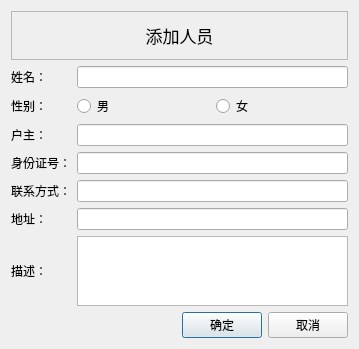
<?xml version="1.0" encoding="UTF-8"?>
<ui version="4.0">
 <class>PatientAddDialog</class>
 <widget class="QDialog" name="PatientAddDialog">
  <property name="geometry">
   <rect>
    <x>0</x>
    <y>0</y>
    <width>359</width>
    <height>342</height>
   </rect>
  </property>
  <property name="windowTitle">
   <string>PatientAddDialog</string>
  </property>
  <layout class="QVBoxLayout" name="verticalLayout">
   <item>
    <widget class="QFrame" name="frame">
     <property name="frameShape">
      <enum>QFrame::StyledPanel</enum>
     </property>
     <property name="frameShadow">
      <enum>QFrame::Raised</enum>
     </property>
     <layout class="QHBoxLayout" name="horizontalLayout">
      <item>
       <widget class="QLabel" name="label">
        <property name="font">
         <font>
          <family>微软雅黑</family>
          <pointsize>13</pointsize>
         </font>
        </property>
        <property name="text">
         <string>添加人员</string>
        </property>
        <property name="alignment">
         <set>Qt::AlignCenter</set>
        </property>
       </widget>
      </item>
     </layout>
    </widget>
   </item>
   <item>
    <layout class="QHBoxLayout" name="horizontalLayout_2">
     <item>
      <widget class="QLabel" name="label_2">
       <property name="sizePolicy">
        <sizepolicy hsizetype="Fixed" vsizetype="Preferred">
         <horstretch>0</horstretch>
         <verstretch>0</verstretch>
        </sizepolicy>
       </property>
       <property name="minimumSize">
        <size>
         <width>60</width>
         <height>0</height>
        </size>
       </property>
       <property name="text">
        <string>姓名：</string>
       </property>
      </widget>
     </item>
     <item>
      <widget class="QLineEdit" name="lineEdit"/>
     </item>
    </layout>
   </item>
   <item>
    <layout class="QHBoxLayout" name="horizontalLayout_3">
     <item>
      <widget class="QLabel" name="label_3">
       <property name="sizePolicy">
        <sizepolicy hsizetype="Fixed" vsizetype="Preferred">
         <horstretch>0</horstretch>
         <verstretch>0</verstretch>
        </sizepolicy>
       </property>
       <property name="minimumSize">
        <size>
         <width>60</width>
         <height>0</height>
        </size>
       </property>
       <property name="text">
        <string>性别：</string>
       </property>
      </widget>
     </item>
     <item>
      <widget class="QRadioButton" name="radioButton">
       <property name="font">
        <font>
         <family>微软雅黑</family>
        </font>
       </property>
       <property name="text">
        <string>男</string>
       </property>
      </widget>
     </item>
     <item>
      <widget class="QRadioButton" name="radioButton_2">
       <property name="font">
        <font>
         <family>微软雅黑</family>
        </font>
       </property>
       <property name="text">
        <string>女</string>
       </property>
      </widget>
     </item>
    </layout>
   </item>
   <item>
    <layout class="QHBoxLayout" name="horizontalLayout_4">
     <item>
      <widget class="QLabel" name="label_4">
       <property name="sizePolicy">
        <sizepolicy hsizetype="Fixed" vsizetype="Preferred">
         <horstretch>0</horstretch>
         <verstretch>0</verstretch>
        </sizepolicy>
       </property>
       <property name="minimumSize">
        <size>
         <width>60</width>
         <height>0</height>
        </size>
       </property>
       <property name="text">
        <string>户主：</string>
       </property>
      </widget>
     </item>
     <item>
      <widget class="QLineEdit" name="lineEdit_3"/>
     </item>
    </layout>
   </item>
   <item>
    <layout class="QHBoxLayout" name="horizontalLayout_5">
     <item>
      <widget class="QLabel" name="label_5">
       <property name="sizePolicy">
        <sizepolicy hsizetype="Fixed" vsizetype="Preferred">
         <horstretch>0</horstretch>
         <verstretch>0</verstretch>
        </sizepolicy>
       </property>
       <property name="minimumSize">
        <size>
         <width>60</width>
         <height>0</height>
        </size>
       </property>
       <property name="text">
        <string>身份证号：</string>
       </property>
      </widget>
     </item>
     <item>
      <widget class="QLineEdit" name="lineEdit_4"/>
     </item>
    </layout>
   </item>
   <item>
    <layout class="QHBoxLayout" name="horizontalLayout_6">
     <item>
      <widget class="QLabel" name="label_6">
       <property name="sizePolicy">
        <sizepolicy hsizetype="Fixed" vsizetype="Preferred">
         <horstretch>0</horstretch>
         <verstretch>0</verstretch>
        </sizepolicy>
       </property>
       <property name="minimumSize">
        <size>
         <width>60</width>
         <height>0</height>
        </size>
       </property>
       <property name="text">
        <string>联系方式：</string>
       </property>
      </widget>
     </item>
     <item>
      <widget class="QLineEdit" name="lineEdit_5"/>
     </item>
    </layout>
   </item>
   <item>
    <layout class="QHBoxLayout" name="horizontalLayout_7">
     <item>
      <widget class="QLabel" name="label_7">
       <property name="sizePolicy">
        <sizepolicy hsizetype="Fixed" vsizetype="Preferred">
         <horstretch>0</horstretch>
         <verstretch>0</verstretch>
        </sizepolicy>
       </property>
       <property name="minimumSize">
        <size>
         <width>60</width>
         <height>0</height>
        </size>
       </property>
       <property name="text">
        <string>地址：</string>
       </property>
      </widget>
     </item>
     <item>
      <widget class="QLineEdit" name="lineEdit_6"/>
     </item>
    </layout>
   </item>
   <item>
    <layout class="QHBoxLayout" name="horizontalLayout_8">
     <item>
      <widget class="QLabel" name="label_8">
       <property name="sizePolicy">
        <sizepolicy hsizetype="Fixed" vsizetype="Preferred">
         <horstretch>0</horstretch>
         <verstretch>0</verstretch>
        </sizepolicy>
       </property>
       <property name="minimumSize">
        <size>
         <width>60</width>
         <height>0</height>
        </size>
       </property>
       <property name="text">
        <string>描述：</string>
       </property>
      </widget>
     </item>
     <item>
      <widget class="QTextEdit" name="textEdit"/>
     </item>
    </layout>
   </item>
   <item>
    <layout class="QHBoxLayout" name="horizontalLayout_10">
     <item>
      <spacer name="horizontalSpacer">
       <property name="orientation">
        <enum>Qt::Horizontal</enum>
       </property>
       <property name="sizeHint" stdset="0">
        <size>
         <width>40</width>
         <height>20</height>
        </size>
       </property>
      </spacer>
     </item>
     <item>
      <widget class="QPushButton" name="pushButton">
       <property name="font">
        <font>
         <family>微软雅黑</family>
        </font>
       </property>
       <property name="text">
        <string>确定</string>
       </property>
      </widget>
     </item>
     <item>
      <widget class="QPushButton" name="pushButton_2">
       <property name="font">
        <font>
         <family>微软雅黑</family>
        </font>
       </property>
       <property name="text">
        <string>取消</string>
       </property>
      </widget>
     </item>
    </layout>
   </item>
  </layout>
 </widget>
 <layoutdefault spacing="6" margin="11"/>
 <resources/>
 <connections/>
</ui>
